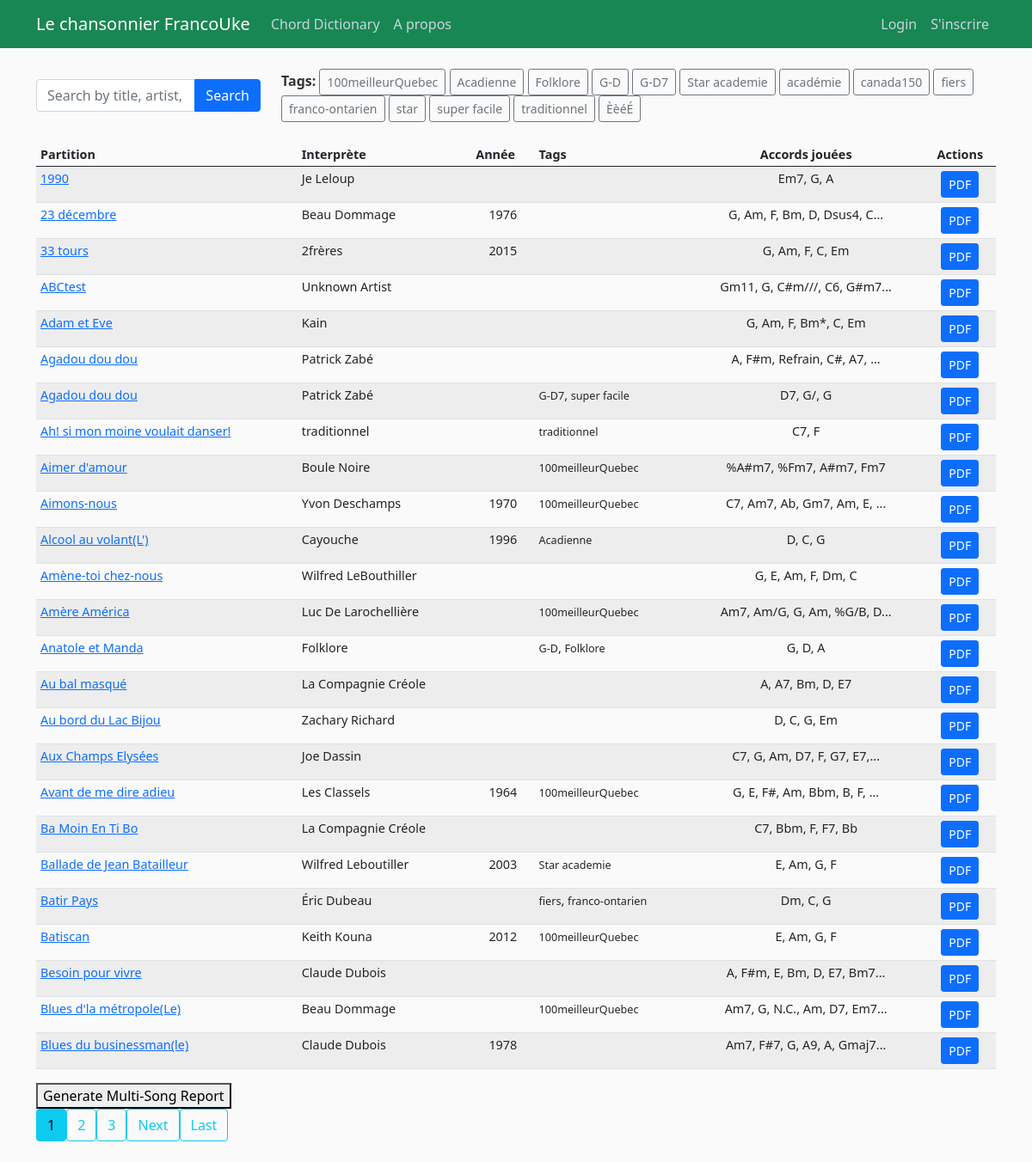
The app's page /, older data.
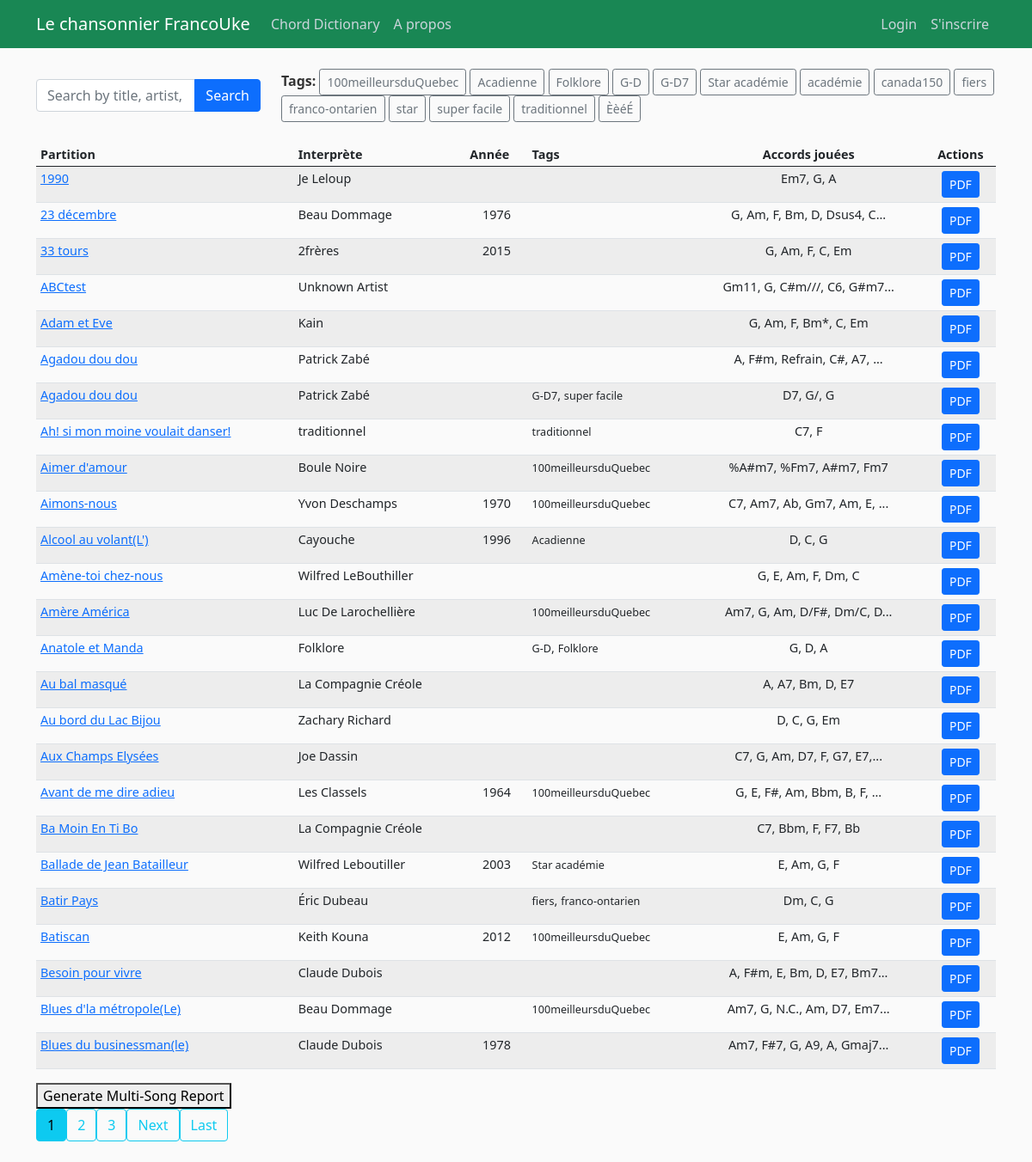
The same page, newer data.
### songbook/models.py (models this page shows, shortened)
class Song(models.Model):
    songTitle = models.CharField(max_length=100, blank=True, null=True)
    songChordPro = models.TextField()  # Original
    lyrics_with_chords = models.JSONField(null=True, blank=True)
    metadata = models.JSONField(blank=True, null=True)  # Stores metadata as JSON
    date_posted = models.DateField(default=timezone.now)
    contributor = models.ForeignKey(User, on_delete=models.CASCADE)
    abc_notation = models.TextField(blank=True, null=True, help_text="Optional ABC notation for this song.")
    tags = TaggableManager(blank=True)

### songbook/views.py (the view, shortened to what this page needs)
# urls.py: path('', SongListView.as_view(), name='songbook-home'),
class SongListView(ListView):
    model = Song
    template_name = 'songbook/song_list.html'
    context_object_name = 'songs'
    ordering = ['songTitle']
    paginate_by = 25
    def get_queryset(self):
        queryset = super().get_queryset()
        search_query = self.request.GET.get('q', '')  # Search query
        selected_tag = self.request.GET.get('tag', '')  # Selected tag
        if selected_tag:  # Filter by tag if a tag is selected
            queryset = queryset.filter(tags__name=selected_tag)
        return queryset
    def get_context_data(self, **kwargs):
        context = super().get_context_data(**kwargs)
        search_query = self.request.GET.get('q', '')
        selected_tag = self.request.GET.get('tag', '')  # Selected tag
        song_data = []
        for song in context['songs']:
            parsed_data = song.lyrics_with_chords or ""
            chords = extract_chords(parsed_data, unique=True) if parsed_data else []
            tags = [tag.name for tag in song.tags.all()]  # Get tags for each song
            song_data.append({
                'song': song,
                'chords': ', '.join(chords),
                'tags': ', '.join(tags),
            })
        all_tags = Tag.objects.all().values_list('name', flat=True).distinct()
        context['song_data'] = song_data
        context['search_query'] = search_query
        context['selected_tag'] = selected_tag  # Pass the selected tag
        context['all_tags'] = all_tags  # Add all tags to context
        return context

### songbook/transposer.py (called while the page is built)
def extract_chords(parsed_data, unique=False):
    chords = []
    for section in parsed_data:
        for item in section:
            if isinstance(item, dict) and 'chord' in item and item['chord']:
                chords.append(item['chord'])
    if unique:
        return list(set(chords))  # Return unique chords
    return chords  # Return all chords

### songbook/templates/songbook/song_list.html (shortened to what this page needs)
{% extends "songbook/base.html" %}
  {% block content %}
<form method="get" class="mb-4">
    <div class="row align-items-center">
        <div class="col-md-3">
            <div class="input-group">
                <input type="text" name="q" class="form-control"
                       placeholder="Search by title, artist, lyricist or composer"
                       value="{{ search_query }}">
                <button class="btn btn-primary" type="submit">Search</button>
            </div>
        </div>
        <div class="col-md-9">
            <strong>Tags: </strong>
            {% for tag in all_tags %}
                <a href="?tag={{ tag }}" class="btn btn-outline-secondary btn-sm">
                    {{ tag }}
                </a>
            {% endfor %}
        </div>
    </div>
</form>
<div class="table-responsive">
    <table class="table table-striped table-hover table-condensed">
        <thead>
            <tr>
                <th>Partition</th>
                <th>Interprète</th>
                <th>Année</th>
                <th>Tags</th>
                <th class="text-center">Accords jouées</th>
                <th class="text-center">Actions</th>
            </tr>
        </thead>
        <tbody>
            {% for item in song_data %}
            <tr>
                <td>
                    <a href="{% url 'score' item.song.id %}" class="song-link" title="{{ item.song.songTitle }}" aria-label="View score for {{ item.song.songTitle }}">
                        {{ item.song.songTitle }}
                    </a>
                </td>
                <td>{{ item.song.metadata.artist|default_if_none:"Unknown Artist" }}</td>
                <td class="text-center">
                    {{ item.song.metadata.year|default_if_none:"" }}
                </td>
                <td>
                    {% for tag in item.song.tags.all %}
                        <small>{{ tag }}</small>{% if not forloop.last %}, {% endif %}
                    {% endfor %}
                </td>
                <td class="text-center">
                    {% if item.chords|length > 25 %}
                        {{ item.chords|slice:":25"}}...
                    {% else %}
                        {{ item.chords}}
                    {% endif %}
                </td>
                <td class="text-center">
                    <a href="{% url 'generate_single_song_pdf' item.song.id %}" class="btn btn-primary btn-sm" title="Download PDF for {{ item.song.songTitle }}">
                        PDF
                    </a>
                </td>
            </tr>
            {% empty %}
            <tr>
                <td colspan="4" class="text-center">No songs found matching your search.</td>
            </tr>
            {% endfor %}
        </tbody>
    </table>
</div>
<form method="post" action="{% url 'generate_multi_song_pdf' %}">
    <button type="submit">Generate Multi-Song Report</button>
</form>
{% if is_paginated %}
<div class="pagination">
    {% for num in page_obj.paginator.page_range %}
        {% if page_obj.number == num %}
        <a class="btn btn-info mb-4" href="?page={{ num }}" aria-current="page">{{ num }}</a>
        {% elif num > page_obj.number|add:'-3' and num < page_obj.number|add:'3' %}
        <a class="btn btn-outline-info mb-4" href="?page={{ num }}">{{ num }}</a>
        {% endif %}
    {% endfor %}
    {% if page_obj.has_next %}
    <a class="btn btn-outline-info mb-4" href="?page={{ page_obj.next_page_number }}" aria-label="Next page">Next</a>
    <a class="btn btn-outline-info mb-4" href="?page={{ page_obj.paginator.num_pages }}" aria-label="Last page">Last</a>
    {% endif %}
</div>
{% endif %}
{% endblock content %}

### songbook/templates/songbook/base.html (shortened to what this page needs)
{% load static %}
<!DOCTYPE html>
<html>
  <head>
    <link href="https://cdn.jsdelivr.net/npm/bootstrap@5.0.2/dist/css/bootstrap.min.css" rel="stylesheet">
    <link href="https://cdnjs.cloudflare.com/ajax/libs/font-awesome/6.0.0-beta3/css/all.min.css" rel="stylesheet">
      <link rel="stylesheet" type="text/css" href="{% static 'songbook/main.css' %}">
</head>
  <body>
    <header class="site-header">
      {% include "partials/_navbar.html" %}
    </header>
  <main role="main" class="container">
        {% block content %}{% endblock %}
  </main>
  </body>
  </html>

### songbook/templates/partials/_navbar.html (shortened to what this page needs)
<nav class="navbar navbar-expand-md navbar-dark bg-success fixed-top">
    <div class="container">
      <a class="navbar-brand mr-4" href="{% url 'songbook-home' %}">Le chansonnier FrancoUke</a>
      <div class="collapse navbar-collapse" id="navbarToggle">
        <div class="navbar-nav mr-auto">
          <a class="nav-item nav-link" href="{% url 'chord-dictionary' %}">Chord Dictionary</a>
          <a class="nav-item nav-link" href="{% url 'songbook-about' %}">A propos</a>
        </div>
      </div>
        <div class="navbar-nav ms-auto">
        {% if user.is_authenticated %}
        <a class="nav-item nav-link" href="{% url 'song-create' %}">Nouvelle Chanson</a>
        <a href="#" class="nav-item nav-link" onclick="event.preventDefault(); document.getElementById('logout-form').submit();">
          Logout
        </a>
        <form id="logout-form" action="{% url 'logout' %}" method="post" style="display: none;">
          {% csrf_token %}
        </form>
        {% else %}
          <a class="nav-item nav-link" href="{% url 'login' %}">Login</a>
          <a class="nav-item nav-link" href="{% url 'register' %}">S'inscrire</a>
        {% endif %}
        </div>
      </div>
  </nav>

### songbook/static/songbook/main.css (style rules this page uses)
body { background: #fafafa; color: #333333; margin-top: 5rem; }
.site-header .navbar-nav .nav-link { color: #cbd5db; }
.table-condensed td, .table-condensed th { padding: 5px; line-height: 1.2; font-size: 0.9rem; }

Row changes from the older to the newer data that the page shows:
changed Tag: name "100meilleurQuebec" → "100meilleursduQuebec"
changed Song "Amère América": chords "Am7, Am/G, G, Am, %G/B, D" → "Am7, G, Am, D/F#, Dm/C, D"
changed Tag: name "Star academie" → "Star académie"
Text that changed along with them:
new list line: "100meilleursduQuebec"
new list line: "Star académie"
list line gone: "100meilleurQuebec"
list line gone: "Star academie"
